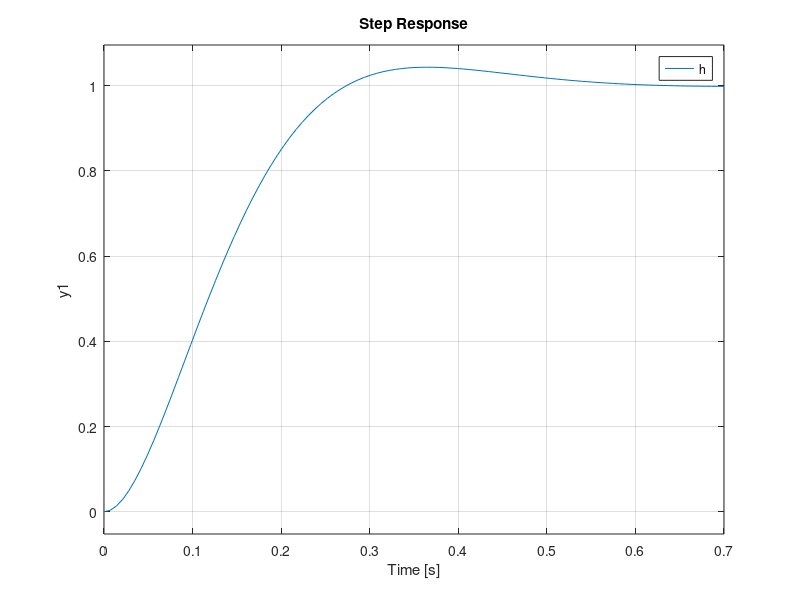

MATLAB code for this plot:
clc;
close all
clear

% longitudinal dynamics tuning (h)
tr_h = 1.825;
zeta = .707;
wn = pi/2/tr_h/sqrt(1-zeta^2);
denom = [1 2*zeta*wn wn^2];
kd_h = denom(2)/.66666666;
kp_h = denom(3)/.66666666;
fprintf('kd_h = %f\n',kd_h)
fprintf('kp_h = %f\n',kp_h)
num = [.666666*kp_h];
sys = tf(num,denom);
step(sys)
hold on



% lateral dynamics (outer loop) zv
tr_zv = 1.825;
%vtol parameters
mc = 1;
mr = .25;
B = mc+2*mr;
mu = .1;
Fe = 9.81*(mc+2*mr);
zeta = .707;
wn = pi/2/tr_zv/sqrt(1-zeta^2);
denom = [1 2*zeta*wn wn^2];

kd_zv = (denom(2)-(mu/B))/(-Fe/B);
kp_zv = denom(3)/(-Fe/B);
fprintf('kd_zv = %f\n',kd_zv)
fprintf('kp_zv = %f\n',kp_zv)
num = [-Fe/B*kp_zv];
sys = tf(num,denom);
step(sys)


% lateral dynamics (inner loop) (theta) has to be ~10X faster than the
% outer loop
tr_theta = tr_zv/10;
%vtol parameters
Jc = .0042;
mr = .25;
d = .3;
A = 1/(Jc+2*mr*d^2);
zeta = .707;
wn = pi/2/tr_theta/sqrt(1-zeta^2);
denom = [1 2*zeta*wn wn^2];

kd_theta = denom(2)/A;
kp_theta = denom(3)/A;
fprintf('kd_theta = %f\n',kd_theta)
fprintf('kp_theta = %f\n',kp_theta)
num = [A*kp_theta];
sys = tf(num,denom);
step(sys)


legend('h','z_v','\theta')
